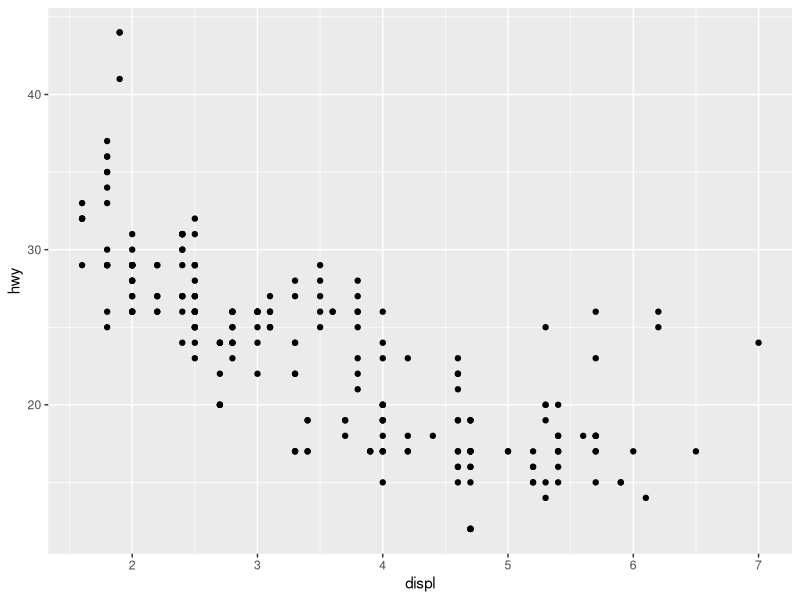
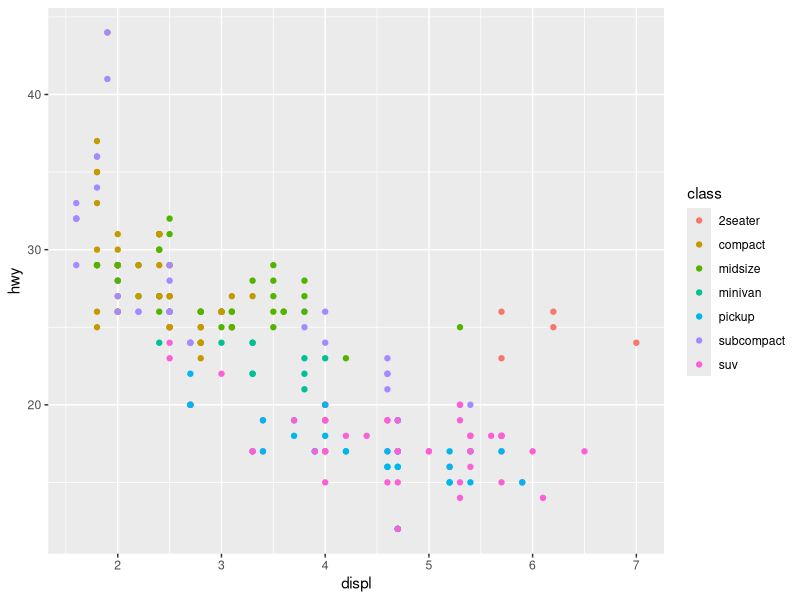
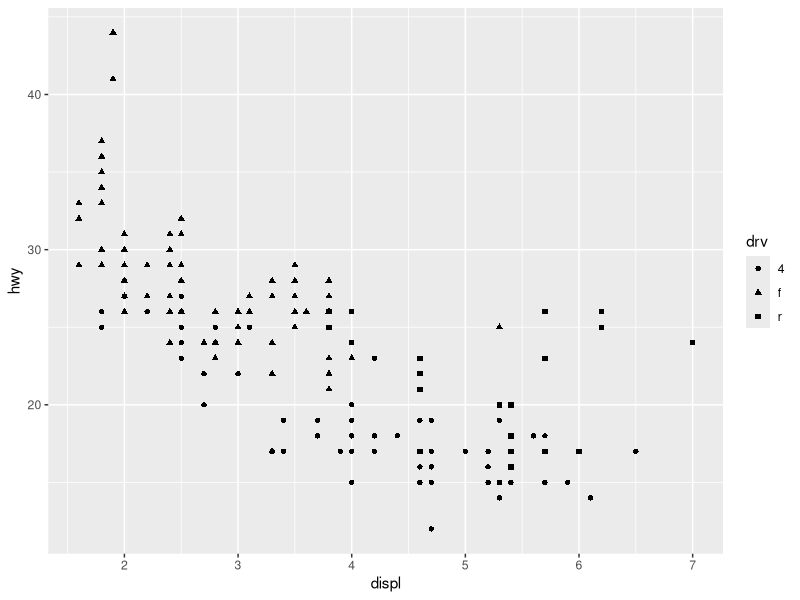
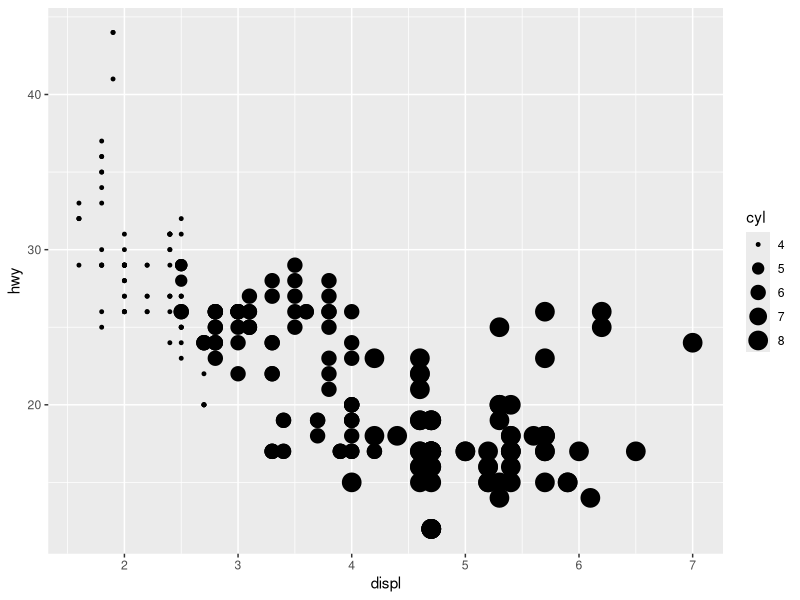
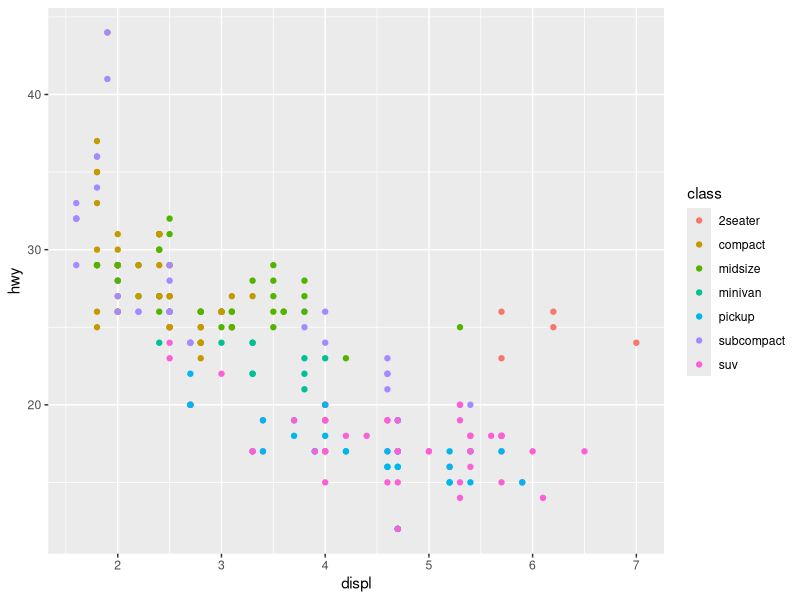
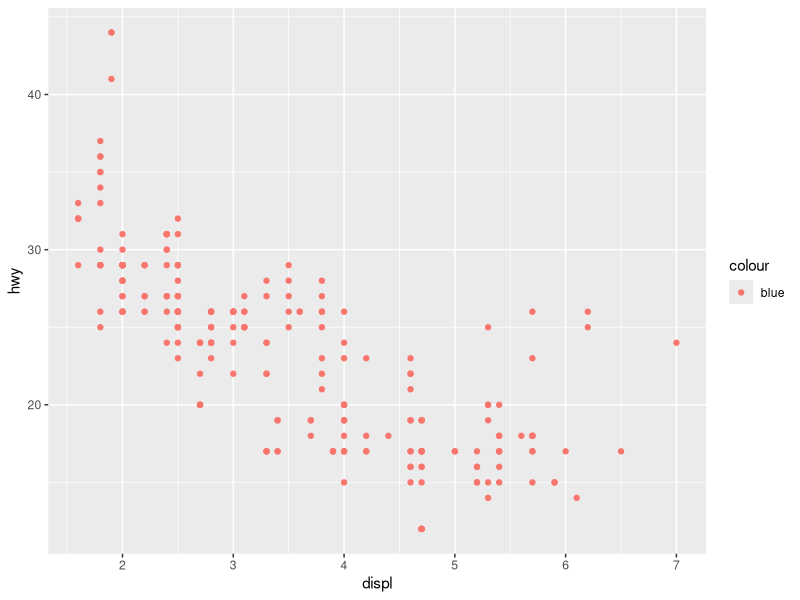
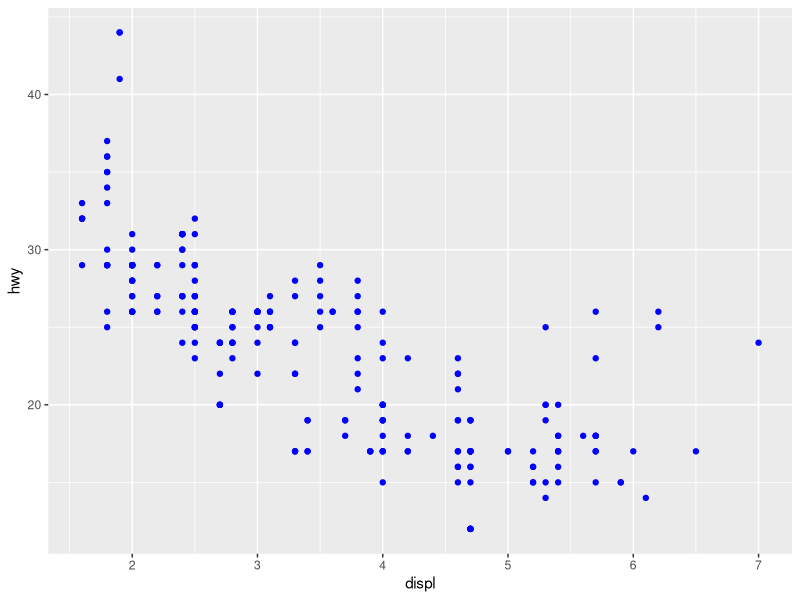
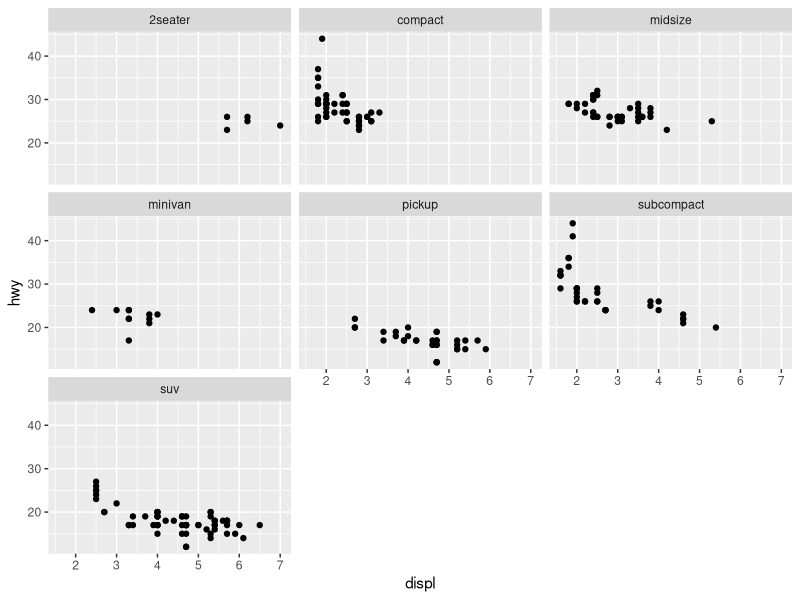

Here is the R script that generated these plots, in order:
## ---- chunk 1
knitr::opts_chunk$set(echo = TRUE)
## ---- chunk 2
# install.packages(ggplot2)
library(ggplot2)
## ---- chunk 3
ggplot(mpg,                         # Data
       aes(x = displ, y = hwy)) +   # aesthetic mapping
  geom_point()                      # geom layer 
## ---- chunk 4
ggplot(mpg, aes(x = displ, y = hwy, color = class)) + 
  geom_point()
## ---- chunk 5
ggplot(mpg, aes(x = displ, y = hwy, shape = drv)) + 
  geom_point()
## ---- chunk 6
ggplot(mpg, aes(x = displ, y = hwy, size = cyl)) + 
  geom_point()
## ---- chunk 7
ggplot(mpg, aes(displ, hwy)) + 
  geom_point(aes(color = class))
## ---- chunk 8
ggplot(mpg, aes(displ, hwy)) + 
  geom_point(aes(color = "blue"))
## ---- chunk 9
ggplot(mpg, aes(displ, hwy)) + 
  geom_point(color = "blue")
## ---- chunk 10
# break data up by class
ggplot(mpg, aes(displ, hwy)) + 
  geom_point() + 
  facet_wrap(~class)
## ---- chunk 11
# Row variable ~ Column variable. 
ggplot(mpg, aes(displ, hwy)) + 
  geom_point() + 
  facet_grid(drv~class)
## ---- chunk 12
# Example 1
ggplot(diamonds)+
  geom_boxplot(mapping=aes(y = price, x = cut, color = cut))
## ---- chunk 13
# Example 2
ggplot(diamonds)+
  geom_point(mapping=aes(y = price, x = depth, size = carat, 
                         color = cut), pch = 1)+
  labs(title = "A Title is On This Plot")
## ---- chunk 14
# Example 3
ggplot(data = diamonds) +
  geom_bar(mapping = aes(x = cut, fill=color), 
           position = "fill")
## ---- chunk 15
# Example 4
ggplot(diamonds, aes(x = clarity, group = cut, fill = cut)) +
  geom_bar(position = "dodge")
## ---- chunk 16
set.seed(0)
nr <- 50
nc <- 50
p0 <- 0.1
sir.init <- matrix(rbinom(nr*nc, 1, p0), nr, nc)
image(sir.init, col = c("white","red"))
